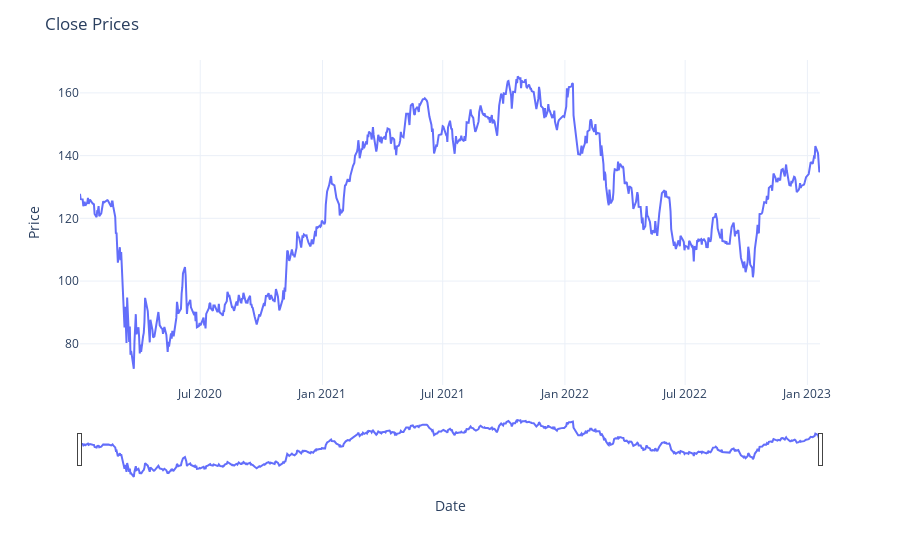

Source (notebook cell):
### Code cell
# Creating line plot
fig = px.line(x=JP_Morgan_df.index, y=JP_Morgan_df['Close'])

# Updating layout
fig.update_layout(
    title='Close Prices',
    xaxis_title='Date',
    yaxis_title='Price',
    template='plotly_white',
    xaxis_rangeslider_visible=True
)

# Showing figure
fig.show()

### Figure 1 — Plotly figure (JSON) as saved in the notebook; plotly's stock layout.template omitted (floating-point values rounded to 4 significant figures; data arrays with more than 128 entries replaced by an {"elided": "..."} marker saying what was removed)
{"data": [{"hovertemplate": "x=%{x}<br>y=%{y}<extra></extra>", "legendgroup": "", "line": {"color": "#636efa", "dash": "solid"}, "marker": {"symbol": "circle"}, "mode": "lines", "name": "", "orientation": "v", "showlegend": false, "type": "scatter", "x": {"elided": "769 str values"}, "xaxis": "x", "y": {"elided": "769 float values"}, "yaxis": "y"}], "layout": {"legend": {"tracegroupgap": 0}, "margin": {"t": 60}, "title": {"text": "Close Prices"}, "xaxis": {"anchor": "y", "domain": [0, 1], "rangeslider": {"visible": true}, "title": {"text": "Date"}}, "yaxis": {"anchor": "x", "domain": [0, 1], "title": {"text": "Price"}}}}
